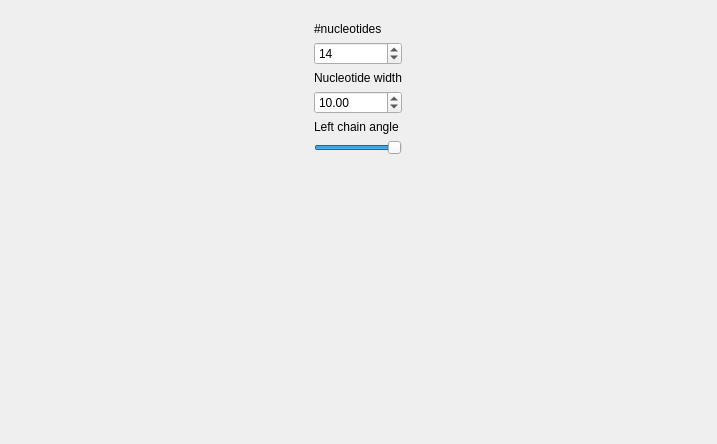
<?xml version="1.0" encoding="UTF-8"?>
<ui version="4.0">
 <class>QtDialog</class>
 <widget class="QDialog" name="QtDialog">
  <property name="geometry">
   <rect>
    <x>0</x>
    <y>0</y>
    <width>717</width>
    <height>444</height>
   </rect>
  </property>
  <property name="windowTitle">
   <string>QtDialog</string>
  </property>
  <layout class="QHBoxLayout" name="horizontalLayout">
   <item>
    <widget class="QWidget" name="widget" native="true">
     <property name="sizePolicy">
      <sizepolicy hsizetype="Maximum" vsizetype="Preferred">
       <horstretch>0</horstretch>
       <verstretch>0</verstretch>
      </sizepolicy>
     </property>
     <layout class="QVBoxLayout" name="verticalLayout">
      <item>
       <widget class="QLabel" name="label_n_nucleotides">
        <property name="text">
         <string>#nucleotides</string>
        </property>
       </widget>
      </item>
      <item>
       <widget class="QSpinBox" name="n_nucleotides">
        <property name="minimum">
         <number>2</number>
        </property>
        <property name="maximum">
         <number>20</number>
        </property>
        <property name="value">
         <number>14</number>
        </property>
       </widget>
      </item>
      <item>
       <widget class="QLabel" name="label_nucleotide_width">
        <property name="text">
         <string>Nucleotide width</string>
        </property>
       </widget>
      </item>
      <item>
       <widget class="QDoubleSpinBox" name="nucleotide_width">
        <property name="maximum">
         <double>100.000000000000000</double>
        </property>
        <property name="value">
         <double>10.000000000000000</double>
        </property>
       </widget>
      </item>
      <item>
       <widget class="QLabel" name="label_left_chain_angle">
        <property name="text">
         <string>Left chain angle</string>
        </property>
       </widget>
      </item>
      <item>
       <widget class="QSlider" name="left_chain_angle">
        <property name="maximum">
         <number>45</number>
        </property>
        <property name="value">
         <number>45</number>
        </property>
        <property name="orientation">
         <enum>Qt::Horizontal</enum>
        </property>
        <property name="tickInterval">
         <number>5</number>
        </property>
       </widget>
      </item>
      <item>
       <spacer name="verticalSpacer">
        <property name="orientation">
         <enum>Qt::Vertical</enum>
        </property>
        <property name="sizeHint" stdset="0">
         <size>
          <width>20</width>
          <height>40</height>
         </size>
        </property>
       </spacer>
      </item>
     </layout>
    </widget>
   </item>
  </layout>
 </widget>
 <layoutdefault spacing="6" margin="11"/>
 <resources/>
 <connections/>
</ui>
